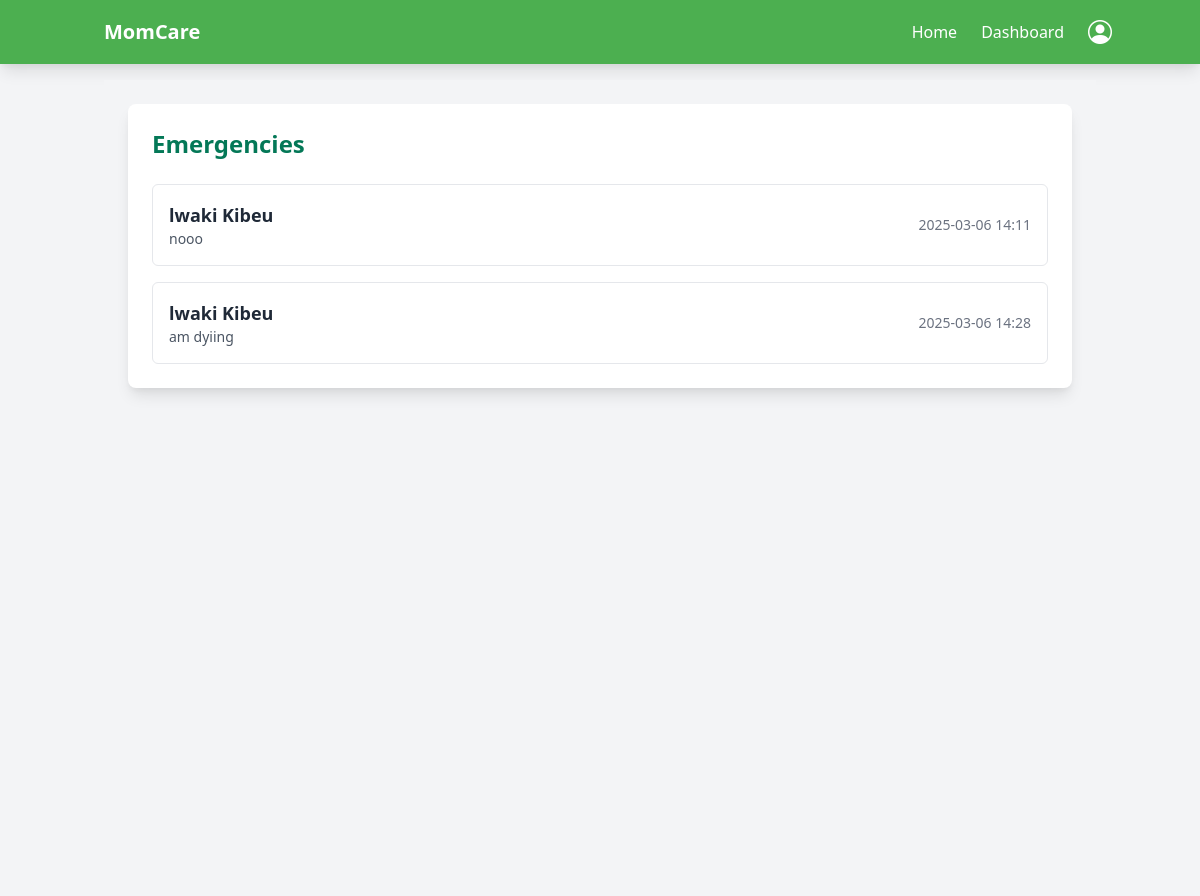
Before: /antenental/emergencies/ (signed in) with the older database file.
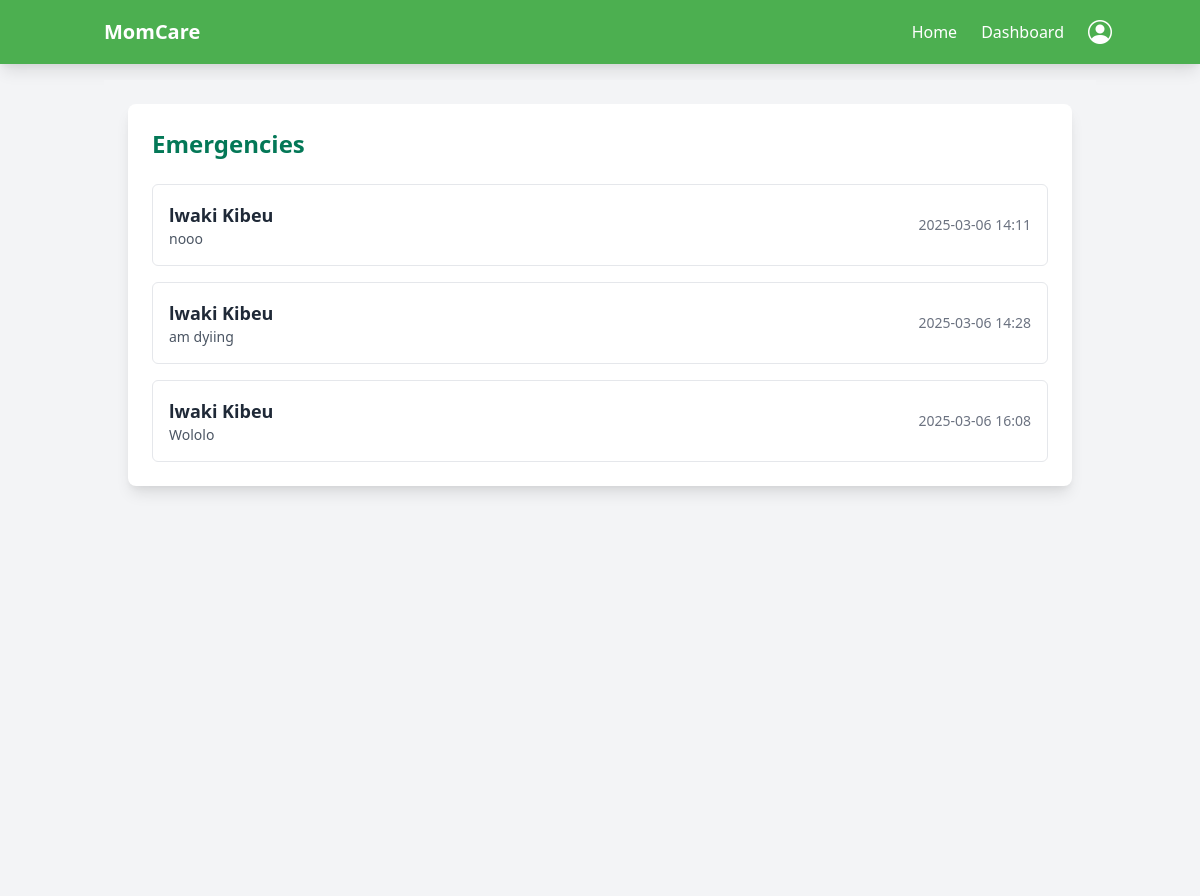
After: the same page with the newer database file.
### antenental/models.py (models this page shows, shortened)
class Emergency(models.Model):
    antenatal_card = models.ForeignKey(
        AntenatalCard, on_delete=models.CASCADE, related_name='emergencies'
    )  # Links to the patient’s antenatal card
    reported_by = models.ForeignKey(
        User, on_delete=models.SET_NULL, null=True, related_name='reported_emergencies'
    )
    emergency_type = models.TextField(null=True, blank=True)  # Open text field for emergency type
    description = models.TextField(null=True, blank=True)  # Additional details about the emergency
    reported_at = models.DateTimeField(default=now)  # Time the emergency was reported
    action_taken = models.TextField(null=True, blank=True)  # What was done in response to the emergency
    resolved = models.BooleanField(default=False)  # Whether the emergency has been resolved
    resolved_at = models.DateTimeField(null=True, blank=True)  # When the emergency was resolved
    created_at = models.DateTimeField(auto_now_add=True)
    updated_at = models.DateTimeField(auto_now=True)

class AntenatalCard(models.Model):
    user = models.ForeignKey(User, on_delete=models.CASCADE, related_name='antenatal_patients')  # Links to the registered patient
    Doctor = models.ForeignKey(User, on_delete=models.CASCADE, related_name='antenatal_doctors', default=1)  # Links to the assigned doctor
    health_unit = models.CharField(max_length=255, blank=True, null=True )  # Health facility name
    reg_no = models.CharField(max_length=100, blank=True, null=True, unique=True)  # Unique registration number
    name = models.CharField(max_length=255)  # Patient's full name
    nin = models.CharField(max_length=20, unique=True, null=True, blank=True)  # National ID Number
    phone_no = models.CharField(max_length=15)
    age = models.IntegerField(blank=True, null=True)
    village = models.CharField(max_length=255)
    parish = models.CharField(max_length=255)
    sub_county = models.CharField(max_length=255)
    district = models.CharField(max_length=255)
    occupation = models.CharField(max_length=255)
    religion = models.CharField(max_length=100, null=True, blank=True)
    education_level = models.CharField(max_length=100, null=True, blank=True)
    tribe = models.CharField(max_length=100, null=True, blank=True)
    marital_status = models.CharField(
        max_length=20, choices=[('Single', 'Single'), ('Married', 'Married')]
    )
    next_of_kin_name = models.CharField(max_length=255,blank=True, null=True)
    next_of_kin_phone = models.CharField(max_length=15, blank=True, null=True)
    next_of_kin_relationship = models.CharField(max_length=100, blank=True, null=True)
    next_of_kin_address = models.TextField(blank=True, null=True)
    gravida = models.IntegerField(blank=True, null=True)  # Number of pregnancies
    para = models.IntegerField(blank=True, null=True)  # Number of deliveries after 28 weeks
    abortions = models.IntegerField(blank=True, null=True)  # Number of pregnancy losses before 28 weeks
    presenting_complaints = models.TextField(null=True, blank=True)
    first_day_of_lnmp = models.DateField(blank=True, null=True)  # Last Normal Menstrual Period
    edd = models.DateField(blank=True, null=True)  # Estimated Due Date
    weeks_of_amenorrhea = models.IntegerField(blank=True, null=True)  # Number of weeks since last period
    complications_of_pregnancy = models.TextField(null=True, blank=True)
    hospitalization = models.BooleanField(default=False ,blank=True, null=True)
    hospitalization_reason = models.TextField(null=True, blank=True)
    Doctor = models.ForeignKey(User, on_delete=models.CASCADE)
    next_visit = models.DateTimeField(null=True, blank=True)  # Date and time of the next visit
    created_at = models.DateTimeField(auto_now_add=True)
    updated_at = models.DateTimeField(auto_now=True)

### accounts/models.py (models this page shows, shortened)
class User(AbstractBaseUser, PermissionsMixin):
    username = models.CharField(max_length=150, unique=True)
    first_name = models.CharField(max_length=150)
    last_name = models.CharField(max_length=150)
    email = models.EmailField(unique=True)
    date_of_birth = models.DateField(null=True, blank=True)
    nin = models.CharField(max_length=20, unique=True, null=True, blank=True)
    marital_status = models.CharField(
        max_length=20,
        choices=[('Single', 'Single'), ('Married', 'Married')],
        null=True, blank=True
    )
    contact = models.CharField(max_length=15, null=True, blank=True)
    health_insurance_details = models.TextField(null=True, blank=True)
    government_scheme_eligibility = models.TextField(null=True, blank=True)
    is_doctor = models.BooleanField(default=False)
    is_patient = models.BooleanField(default=False)
    is_hospital = models.BooleanField(default=False)
    is_active = models.BooleanField(default=True)
    is_staff = models.BooleanField(default=False)
    created_at = models.DateTimeField(default=timezone.now)
    updated_at = models.DateTimeField(auto_now=True)
    objects = CustomUserManager()
    USERNAME_FIELD = 'username'
    REQUIRED_FIELDS = ['first_name', 'last_name', 'email']
    def get_full_name(self):
        return f"{self.first_name} {self.last_name}".strip()

### antenental/views.py (the view)
# urls.py: path('emergencies/', views.emergency_list, name='emergency_list'),
@login_required
def emergency_list(request):
    emergencies = Emergency.objects.filter(
        antenatal_card__Doctor=request.user
    ).select_related('antenatal_card__user')
    return render(request, 'emergency/emergency_list.html', {
        'emergencies': emergencies,
    })

### templates/emergency/emergency_list.html
{% extends 'base.html' %}
{% load static %}
{% block content %}
<main class="min-h-screen p-6 bg-gray-100">
    <div class="container mx-auto">
        <div class="bg-white p-6 rounded-lg shadow-lg">
            <h2 class="text-2xl font-bold text-green-700 mb-6">Emergencies</h2>
            <div class="space-y-4">
                {% for emergency in emergencies %}
                    <a href="{% url 'emergency_detail' emergency.id %}" class="block p-4 border border-gray-200 rounded-md hover:bg-gray-50">
                        <div class="flex justify-between items-center">
                            <div>
                                <h3 class="text-lg font-semibold text-gray-800">
                                    {{ emergency.antenatal_card.user.get_full_name }}
                                </h3>
                                <p class="text-sm text-gray-600">{{ emergency.emergency_type }}</p>
                            </div>
                            <div class="text-sm text-gray-500">
                                {{ emergency.reported_at|date:"Y-m-d H:i" }}
                            </div>
                        </div>
                    </a>
                {% empty %}
                    <p class="text-gray-600">No emergencies found.</p>
                {% endfor %}
            </div>
        </div>
    </div>
</main>
{% endblock %}

Changed rows visible on the page:
added Emergency: antenatal_card.user.get_full_name "lwaki Kibeu", emergency_type "Wololo", reported_at "2025-03-06 16:08"
